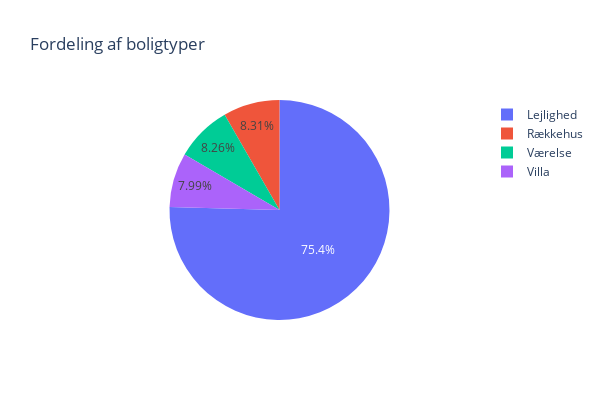

Source (notebook cell):
### Markdown cell above
# 2. Visualisering af kategorier <a class="anchor" id="chapter2"></a>

### Code cell
df_valuecounts_boligtyper = df['boligtype'].value_counts().reset_index().rename(columns={'index':'boligtype', 'boligtype':'antal'})
print(df_valuecounts_boligtyper)
fig_boligtyper = px.pie(df_valuecounts_boligtyper, values='antal', names='boligtype', title='Fordeling af boligtyper', 
                       width=600, height=400)
fig_boligtyper.show()

### Figure 1 — Plotly figure (JSON) as saved in the notebook; plotly's stock layout.template omitted (floating-point values rounded to 4 significant figures)
{"data": [{"domain": {"x": [0, 1], "y": [0, 1]}, "hoverlabel": {"namelength": 0}, "hovertemplate": "boligtype=%{label}<br>antal=%{value}", "labels": ["Lejlighed", "Rækkehus", "Værelse", "Villa"], "legendgroup": "", "name": "", "showlegend": true, "type": "pie", "values": [26732, 2945, 2925, 2831]}], "layout": {"height": 400, "legend": {"tracegroupgap": 0}, "title": {"text": "Fordeling af boligtyper"}, "width": 600}}
